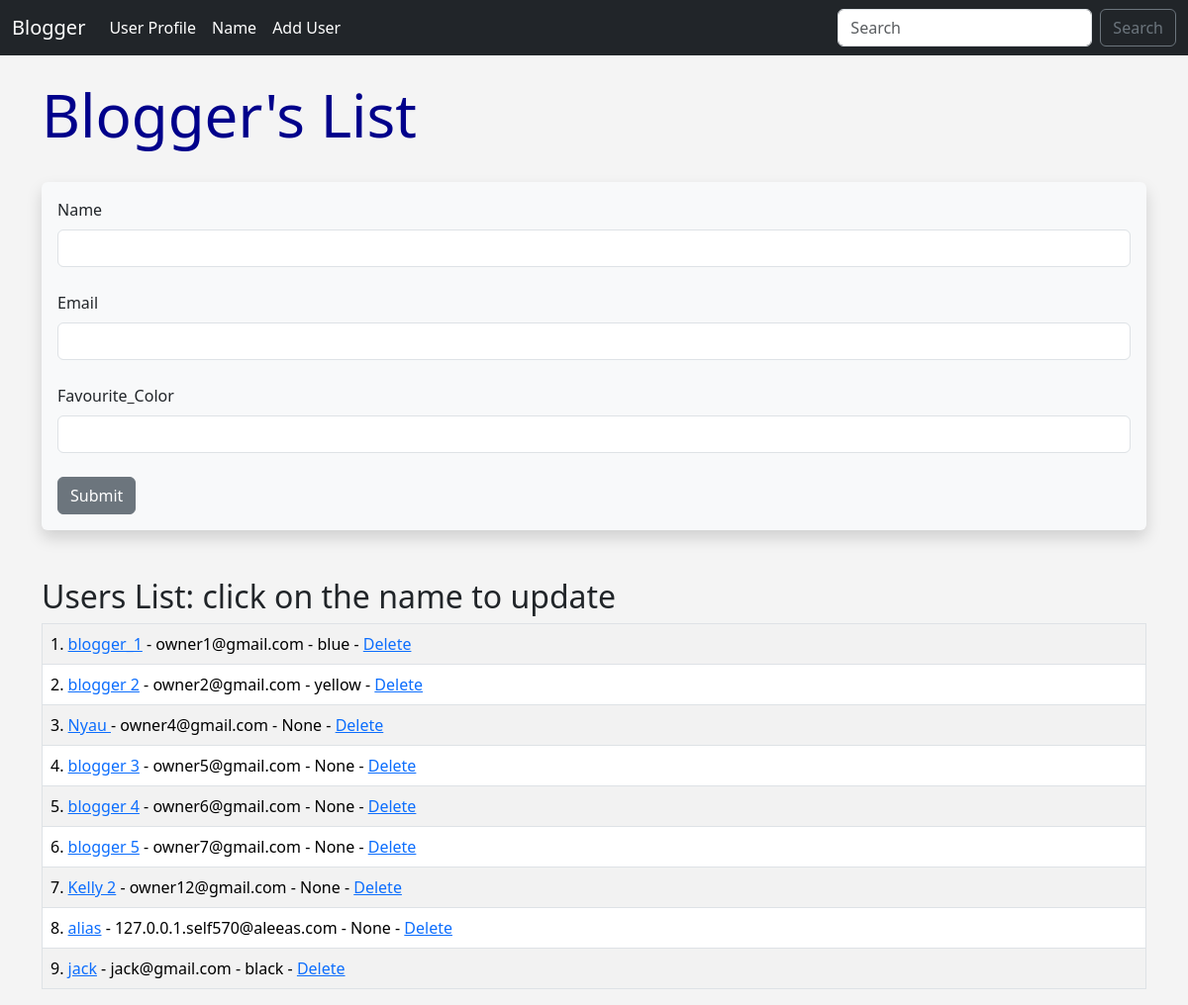
The page /user/add on the database as committed earlier.
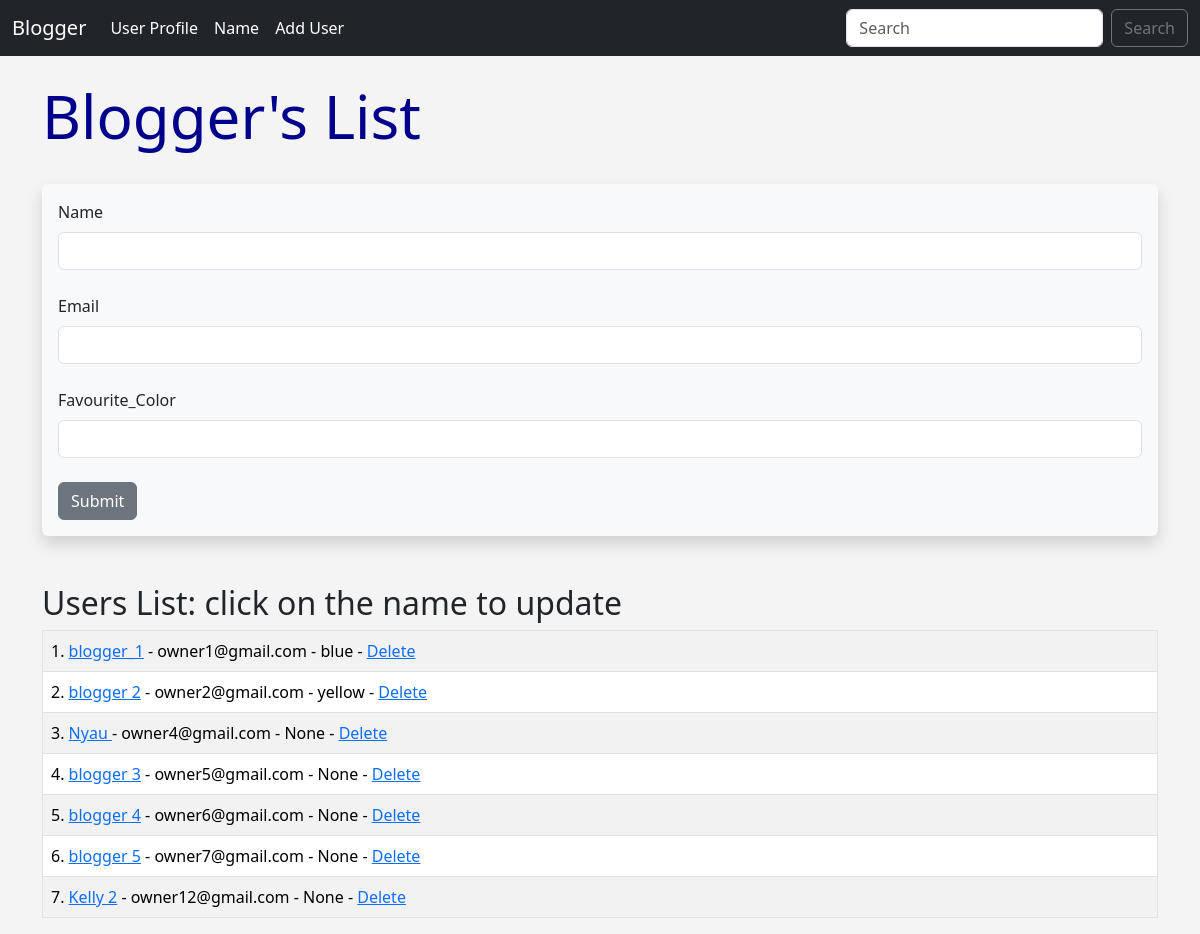
The same page on the database as committed later.
### app.py (models this page shows, shortened)
class Users(db.Model):
    id = db.Column(db.Integer, primary_key=True)
    name = db.Column(db.String(180), nullable=False)
    email = db.Column(db.String(120), nullable=False, unique=True)
    favourite_color = db.Column(db.String(50))
    date_added = db.Column(db.DateTime, default=datetime.utcnow)

### app.py (the view, shortened to what this page needs)
@app.route('/user/add', methods=['GET', 'POST'])
def add_user():
    form = UserForm()
    name = None
    our_users = Users.query.order_by(Users.date_added).all()
    return render_template('add_user.html', form=form, name=name, our_users=our_users)

### app.py
class UserForm(FlaskForm):
    name = StringField("Name", validators=[
        DataRequired(message="Name is required.")
    ])
    email = StringField("Email", validators=[
        DataRequired(message="Email is required."),
        Email(message="Invalid email address.")
    ])
    favourite_color = StringField('Favourite_Color')
    submit = SubmitField("Submit")

### templates/add_user.html (shortened to what this page needs)
{% extends 'base.html' %}
{% block content %}
{% if name %}
    <h1>Hello {{ name }}!!</h1>
    <br/>
{% else %}
    <h1>Blogger's List</h1>
    <br/>
    <div class="shadow p-3 mb-5 bg-body-tertiary rounded">
        <form method="POST">
            {{ form.name.label(class="form-label") }}
            {{ form.name(class="form-control") }}
            <br/>
            {{ form.email.label(class="form-label") }}
            {{ form.email(class="form-control") }}
            <br/>
            {{ form.favourite_color.label(class="form-label") }}
            {{ form.favourite_color(class="form-control") }}
            <br/>
            {{ form.submit(class="btn btn-secondary") }}
        </form>
    </div>
    <h2>Users List: click on the name to update</h2>
<table class="table table-hover table-bordered table-striped">
    {% for user in our_users %}
    <tr>
        <td>
            {{ user.id }}. <a href="{{ url_for('update', id=user.id ) }}">
                {{ user.name }}</a> -
                {{ user.email }} -
                {{ user.favourite_color }} -
                <a href="{{ url_for('delete', id=user.id ) }}">Delete</a>
        </td>
    </tr>
    {% endfor %}
</table>
{% endif %}
{% endblock %}

### templates/base.html (shortened to what this page needs)
<!doctype html>
<html lang="en">
  <head>
    <link href="https://cdn.jsdelivr.net/npm/bootstrap@5.3.3/dist/css/bootstrap.min.css"
    rel="stylesheet"
>
    <link href="{{ url_for('static', filename='css/style.css') }}" rel="stylesheet">
  </head>
  <body>
    {% include 'navbar.html' %}
    <br/>
    <div class="container">
        {% block content %}
        {% endblock %}
    </div>
  </body>
</html>

### templates/navbar.html (shortened to what this page needs)
<nav class="navbar navbar-expand-lg bg-dark">
  <div class="container-fluid">
    <a class="navbar-brand text-white" href="{{ url_for('index' ) }}"title='home'>Blogger</a>
    <div class="collapse navbar-collapse" id="navbarSupportedContent">
      <ul class="navbar-nav me-auto mb-2 mb-lg-0">
        <li class="nav-item">
          <a class="nav-link text-white" href="{{ url_for('user') }}">User Profile</a>
        </li>
         <li class="nav-item">
          <a class="nav-link text-white" href="{{ url_for('name') }}">Name</a>
        </li>
         <li class="nav-item">
          <a class="nav-link text-white" href="{{ url_for('add_user') }}">Add User</a>
        </li>
      </ul>
      <form class="d-flex" role="search">
        <input class="form-control me-2" type="search" placeholder="Search" aria-label="Search">
        <button class="btn btn-outline-secondary" type="submit">Search</button>
      </form>
    </div>
  </div>
</nav>

### static/css/style.css (style rules this page uses)
h1 { color: darkblue; font-size: 60px; }
body { background: #f4f4f4; }

Rows that differ between the two databases and show on the page:
removed Users: id "8", name "alias", email "127.0.0.1.self570@aleeas.com", favourite_color "None"
removed Users: id "9", name "jack", email "jack@gmail.com", favourite_color "black"
